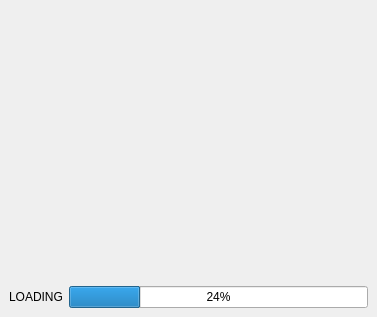
<?xml version="1.0" encoding="UTF-8"?>
<ui version="4.0">
 <class>LoadingScreen</class>
 <widget class="QMainWindow" name="LoadingScreen">
  <property name="geometry">
   <rect>
    <x>0</x>
    <y>0</y>
    <width>377</width>
    <height>317</height>
   </rect>
  </property>
  <property name="windowTitle">
   <string>YOUNG-OS</string>
  </property>
  <property name="styleSheet">
   <string notr="true">QMainWindow {
   border-image: url(:/img/startup_bg.jpeg) 0 0 0 0 stretch stretch;
    border: none;
}

</string>
  </property>
  <widget class="QWidget" name="centralwidget">
   <layout class="QVBoxLayout" name="verticalLayout">
    <item>
     <spacer name="verticalSpacer_2">
      <property name="orientation">
       <enum>Qt::Vertical</enum>
      </property>
      <property name="sizeHint" stdset="0">
       <size>
        <width>20</width>
        <height>40</height>
       </size>
      </property>
     </spacer>
    </item>
    <item alignment="Qt::AlignHCenter">
     <widget class="QLabel" name="logo">
      <property name="maximumSize">
       <size>
        <width>200</width>
        <height>90</height>
       </size>
      </property>
      <property name="layoutDirection">
       <enum>Qt::RightToLeft</enum>
      </property>
      <property name="frameShape">
       <enum>QFrame::NoFrame</enum>
      </property>
      <property name="text">
       <string/>
      </property>
      <property name="pixmap">
       <pixmap resource="resource.qrc">:/img/loading_logo.png</pixmap>
      </property>
      <property name="scaledContents">
       <bool>true</bool>
      </property>
      <property name="alignment">
       <set>Qt::AlignCenter</set>
      </property>
      <property name="margin">
       <number>5</number>
      </property>
     </widget>
    </item>
    <item>
     <spacer name="verticalSpacer">
      <property name="orientation">
       <enum>Qt::Vertical</enum>
      </property>
      <property name="sizeHint" stdset="0">
       <size>
        <width>20</width>
        <height>40</height>
       </size>
      </property>
     </spacer>
    </item>
    <item>
     <layout class="QHBoxLayout" name="horizontalLayout">
      <item>
       <widget class="QLabel" name="label">
        <property name="font">
         <font>
          <pointsize>9</pointsize>
          <weight>50</weight>
          <bold>false</bold>
         </font>
        </property>
        <property name="styleSheet">
         <string notr="true"/>
        </property>
        <property name="text">
         <string>LOADING</string>
        </property>
        <property name="textFormat">
         <enum>Qt::PlainText</enum>
        </property>
       </widget>
      </item>
      <item>
       <widget class="QProgressBar" name="progressBar">
        <property name="value">
         <number>24</number>
        </property>
       </widget>
      </item>
     </layout>
    </item>
   </layout>
  </widget>
 </widget>
 <resources>
  <include location="resource.qrc"/>
 </resources>
 <connections/>
</ui>
